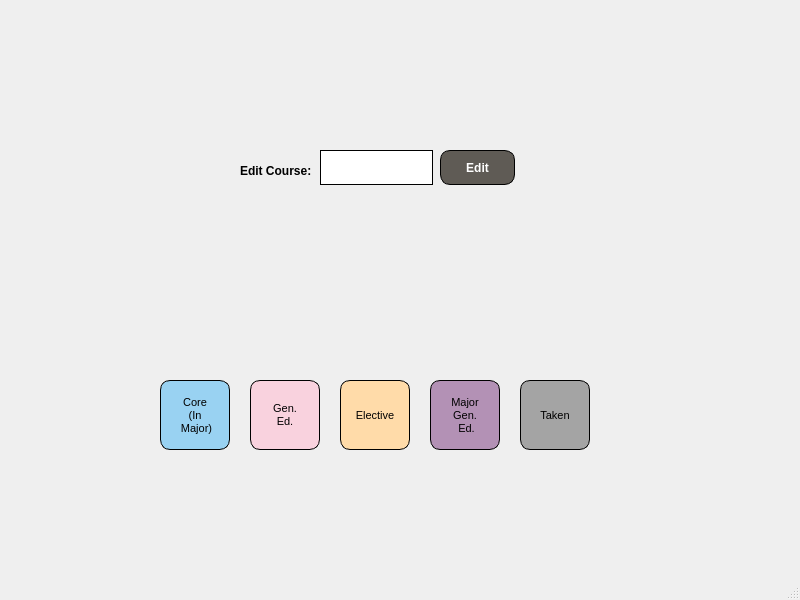
<?xml version="1.0" encoding="UTF-8"?>
<ui version="4.0">
 <class>MainWindow</class>
 <widget class="QMainWindow" name="MainWindow">
  <property name="geometry">
   <rect>
    <x>0</x>
    <y>0</y>
    <width>800</width>
    <height>600</height>
   </rect>
  </property>
  <property name="windowTitle">
   <string>MainWindow</string>
  </property>
  <widget class="QWidget" name="centralwidget">
   <widget class="QLabel" name="label">
    <property name="geometry">
     <rect>
      <x>240</x>
      <y>160</y>
      <width>81</width>
      <height>21</height>
     </rect>
    </property>
    <property name="font">
     <font>
      <pointsize>9</pointsize>
      <weight>75</weight>
      <bold>true</bold>
     </font>
    </property>
    <property name="text">
     <string>Edit Course:</string>
    </property>
   </widget>
   <widget class="QPushButton" name="editCourseName">
    <property name="geometry">
     <rect>
      <x>440</x>
      <y>150</y>
      <width>75</width>
      <height>35</height>
     </rect>
    </property>
    <property name="font">
     <font>
      <pointsize>9</pointsize>
      <weight>75</weight>
      <bold>true</bold>
     </font>
    </property>
    <property name="styleSheet">
     <string notr="true">border-radius: 10;
background-color: rgb(95, 91, 85);
border: 1px solid black;
color: white;</string>
    </property>
    <property name="text">
     <string>Edit</string>
    </property>
   </widget>
   <widget class="QLineEdit" name="lineEdit">
    <property name="geometry">
     <rect>
      <x>320</x>
      <y>150</y>
      <width>113</width>
      <height>35</height>
     </rect>
    </property>
    <property name="styleSheet">
     <string notr="true">border: 1px solid black;</string>
    </property>
   </widget>
   <widget class="QPushButton" name="pushButton">
    <property name="geometry">
     <rect>
      <x>160</x>
      <y>380</y>
      <width>70</width>
      <height>70</height>
     </rect>
    </property>
    <property name="font">
     <font>
      <family>MS Shell Dlg 2</family>
      <pointsize>8</pointsize>
      <weight>9</weight>
      <italic>false</italic>
      <bold>false</bold>
     </font>
    </property>
    <property name="styleSheet">
     <string notr="true">border-radius: 10px;
font: 75 8pt &quot;MS Shell Dlg 2&quot;;
background-color: rgb(153, 210, 242);
border: 1px solid black;</string>
    </property>
    <property name="text">
     <string>Core
(In
 Major)</string>
    </property>
    <property name="autoRepeatDelay">
     <number>300</number>
    </property>
    <property name="autoRepeatInterval">
     <number>100</number>
    </property>
    <property name="flat">
     <bool>false</bool>
    </property>
   </widget>
   <widget class="QPushButton" name="pushButton_2">
    <property name="geometry">
     <rect>
      <x>250</x>
      <y>380</y>
      <width>70</width>
      <height>70</height>
     </rect>
    </property>
    <property name="font">
     <font>
      <pointsize>8</pointsize>
      <weight>50</weight>
      <bold>false</bold>
     </font>
    </property>
    <property name="styleSheet">
     <string notr="true">border-radius: 10px;
background-color: rgb(249, 210, 222);
border: 1px solid black;</string>
    </property>
    <property name="text">
     <string>Gen.
Ed.</string>
    </property>
    <property name="autoRepeatDelay">
     <number>300</number>
    </property>
    <property name="autoRepeatInterval">
     <number>100</number>
    </property>
    <property name="flat">
     <bool>false</bool>
    </property>
   </widget>
   <widget class="QPushButton" name="pushButton_3">
    <property name="geometry">
     <rect>
      <x>430</x>
      <y>380</y>
      <width>70</width>
      <height>70</height>
     </rect>
    </property>
    <property name="font">
     <font>
      <pointsize>8</pointsize>
      <weight>50</weight>
      <bold>false</bold>
     </font>
    </property>
    <property name="styleSheet">
     <string notr="true">border-radius: 10px;
background-color: rgb(179, 145, 181);
border: 1px solid black;</string>
    </property>
    <property name="text">
     <string>Major &amp;
Gen.
 Ed.</string>
    </property>
    <property name="autoRepeatDelay">
     <number>300</number>
    </property>
    <property name="autoRepeatInterval">
     <number>100</number>
    </property>
    <property name="flat">
     <bool>false</bool>
    </property>
   </widget>
   <widget class="QPushButton" name="pushButton_4">
    <property name="geometry">
     <rect>
      <x>340</x>
      <y>380</y>
      <width>70</width>
      <height>70</height>
     </rect>
    </property>
    <property name="font">
     <font>
      <pointsize>8</pointsize>
      <weight>50</weight>
      <bold>false</bold>
     </font>
    </property>
    <property name="styleSheet">
     <string notr="true">border-radius: 10px;
background-color: rgb(255, 219, 169);
border: 1px solid black;</string>
    </property>
    <property name="text">
     <string>Elective</string>
    </property>
    <property name="autoRepeatDelay">
     <number>300</number>
    </property>
    <property name="autoRepeatInterval">
     <number>100</number>
    </property>
    <property name="flat">
     <bool>false</bool>
    </property>
   </widget>
   <widget class="QPushButton" name="pushButton_5">
    <property name="geometry">
     <rect>
      <x>520</x>
      <y>380</y>
      <width>70</width>
      <height>70</height>
     </rect>
    </property>
    <property name="font">
     <font>
      <pointsize>8</pointsize>
      <weight>50</weight>
      <bold>false</bold>
     </font>
    </property>
    <property name="styleSheet">
     <string notr="true">border-radius: 10px;
background-color: rgb(164, 164, 164);
border: 1px solid black;</string>
    </property>
    <property name="text">
     <string>Taken</string>
    </property>
    <property name="autoRepeatDelay">
     <number>300</number>
    </property>
    <property name="autoRepeatInterval">
     <number>100</number>
    </property>
    <property name="flat">
     <bool>false</bool>
    </property>
   </widget>
  </widget>
  <widget class="QMenuBar" name="menubar">
   <property name="geometry">
    <rect>
     <x>0</x>
     <y>0</y>
     <width>800</width>
     <height>21</height>
    </rect>
   </property>
  </widget>
  <widget class="QStatusBar" name="statusbar"/>
 </widget>
 <resources/>
 <connections/>
</ui>
